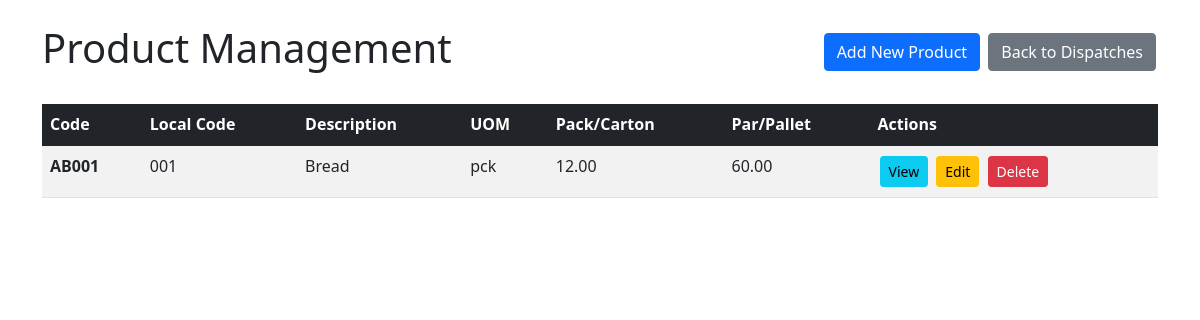
Screenshot of /products/ (signed in) with the database file from the repository.
### dispatch_app/models.py (models this page shows, shortened)
class Products(models.Model):
    Code = models.CharField(primary_key=True, max_length=100)
    LocalCode = models.CharField(max_length=100, blank=True, null=True)
    Description = models.TextField(blank=True, null=True)
    ParPallet = models.DecimalField(max_digits=10, decimal_places=2, blank=True, null=True)
    UOM = models.CharField(max_length=50, blank=True, null=True)
    PacInCtn = models.DecimalField(max_digits=10, decimal_places=2, blank=True, null=True)
    class Meta:
        db_table = 'Products'

### dispatch_app/views.py (the view)
# urls.py: path('products/', views.ProductListView.as_view(), name='product_list'),
@method_decorator(login_required, name='dispatch')
class ProductListView(ListView):
    model = Products
    template_name = 'product_list.html'
    context_object_name = 'products'
    paginate_by = 20
    def get_queryset(self):
        return Products.objects.all().order_by('Code')

### templates/product_list.html (shortened to what this page needs)
<!DOCTYPE html>
<html>
<head>
    <link href="https://cdn.jsdelivr.net/npm/bootstrap@5.1.3/dist/css/bootstrap.min.css" rel="stylesheet">
</head>
<body>
    <div class="container mt-4">
        <div class="d-flex justify-content-between align-items-center mb-4">
            <h1>Product Management</h1>
            <div>
                <a href="{% url 'product_create' %}" class="btn btn-primary">Add New Product</a>
                <a href="{% url 'home' %}" class="btn btn-secondary">Back to Dispatches</a>
            </div>
        </div>
        {% if products %}
        <div class="table-responsive">
            <table class="table table-striped table-hover">
                <thead class="table-dark">
                    <tr>
                        <th>Code</th>
                        <th>Local Code</th>
                        <th>Description</th>
                        <th>UOM</th>
                        <th>Pack/Carton</th>
                        <th>Par/Pallet</th>
                        <th>Actions</th>
                    </tr>
                </thead>
                <tbody>
                    {% for product in products %}
                    <tr>
                        <td><strong>{{ product.Code }}</strong></td>
                        <td>{{ product.LocalCode|default:"-" }}</td>
                        <td>{{ product.Description|truncatewords:10 }}</td>
                        <td>{{ product.UOM|default:"-" }}</td>
                        <td>{{ product.PacInCtn|default:"-" }}</td>
                        <td>{{ product.ParPallet|default:"-" }}</td>
                        <td>
                            <a href="{% url 'product_detail' product.Code %}" class="btn btn-info btn-sm">View</a>
                            <a href="{% url 'product_edit' product.Code %}" class="btn btn-warning btn-sm">Edit</a>
                            <a href="{% url 'product_delete' product.Code %}" class="btn btn-danger btn-sm">Delete</a>
                        </td>
                    </tr>
                    {% endfor %}
                </tbody>
            </table>
        </div>
        {% else %}
        <div class="alert alert-info">
            <p>No products found. <a href="{% url 'product_create' %}" class="alert-link">Create your first product</a></p>
        </div>
        {% endif %}
    </div>
</body>
</html>

### templates/product_list.html (style rules this page uses)
.btn { margin: 2px; }

### rows the page displays
Products: Code "AB001", LocalCode "001", Description "Bread", UOM "pck", PacInCtn "12.00", ParPallet "60.00"
